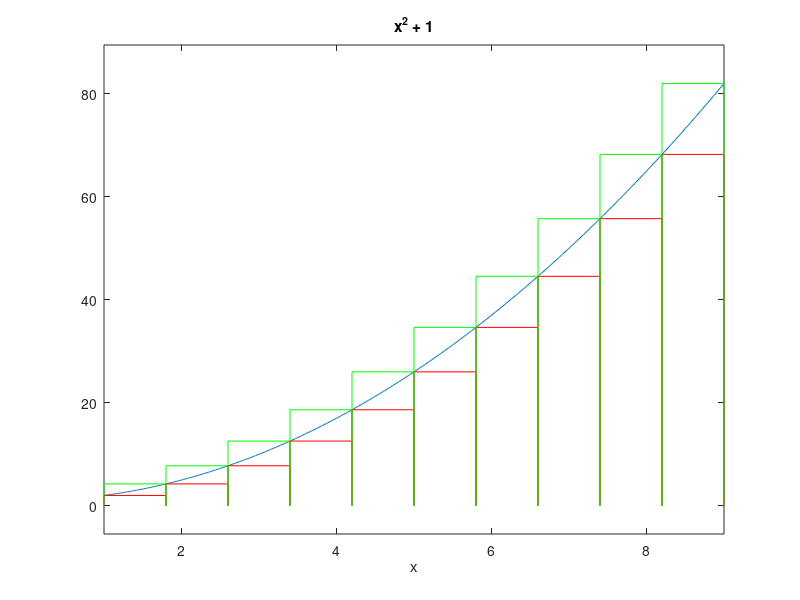

MATLAB code for this plot: (Note: this script raises an error after producing the figure.)
f = @(x) x.^2 + 1;

a = 1;
b = 9;
n = 10;

xi = linspace(a, b, n+1);

h = (b - a)/n;

ezplot(f, [a, b]);
hold on;

for i = 1:n
    plot([xi(i) xi(i)], double([0 f(xi(i))]), 'r');
    plot([xi(i) xi(i+1)], double([f(xi(i)) f(xi(i))]), 'r');
    plot([xi(i+1) xi(i+1)], double([0 f(xi(i))]), 'r');
    
    plot([xi(i) xi(i)], double([0 f(xi(i+1))]), 'g');
    plot([xi(i) xi(i+1)], double([f(xi(i+1)) f(xi(i+1))]), 'g');
    plot([xi(i+1) xi(i+1)], double([0 f(xi(i+1))]), 'g');
end

for i = 1:n + 1
    yi(i) = f(xi(i));
end

Ln = h * sum(double(yi(1:n)));
Rn = h * sum(double(yi(1:n + 1)));

I = double(int(f, x, a, b));

fprintf('Ln = %.2f, Rn = %.2f, Valor al que se aproxima = %.2f \n', Ln, Rn, I);
